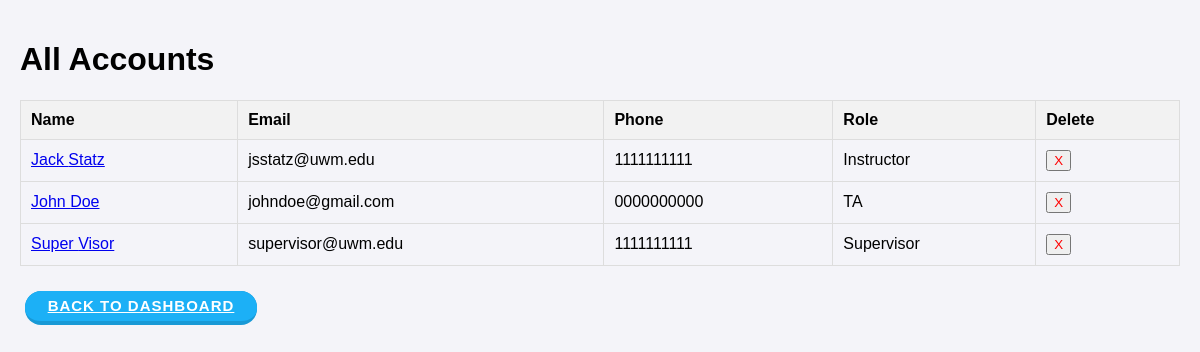
Screenshot of /accounts/ with the database file from the repository.
### ScheduleAppData/models.py (models this page shows)
class User(models.Model):
    class Role(models.TextChoices):
        Supervisor = "Supervisor"
        Instructor = "Instructor"
        TA = "TA"
    Id = models.AutoField(primary_key=True)
    FirstName = models.CharField(max_length=120)
    LastName = models.CharField(max_length=120)
    Email = models.CharField(max_length=120)
    Password = models.CharField(max_length=120)
    Phone = models.CharField(max_length=120)
    Role = models.CharField(choices=Role.choices, max_length=20)

### ScheduleAppData/views.py (the view, shortened to what this page needs)
# urls.py: path('accounts/', Accounts.as_view()),
class Accounts(View):
    def get(self, request):
        AllAccounts = User.objects.all().values("FirstName", "LastName", "Email", "Phone", "Role", "Id")
        return render(request, "Accounts.html", {'accounts': AllAccounts})

### templates/Accounts.html (shortened to what this page needs)
{% load static %}
<!DOCTYPE html>
<html lang="en">
<head>
    <link rel="stylesheet" href="{% static 'css/styles.css' %}">
</head>
<body>
    <div class="container">
        <h1>All Accounts</h1>
        <table border="1" width="100%">
            <thead>
                <tr>
                    <th>Name</th>
                    <th>Email</th>
                    <th>Phone</th>
                    <th>Role</th>
                    <th>Delete</th>
                </tr>
            </thead>
            <tbody>
                {% for account in accounts %}
                <tr>
                    <td>
                        <a href="{% url 'account_page' account.Id %}">{{ account.FirstName }} {{ account.LastName }}</a>
                    </td>
                    <td>{{ account.Email }}</td>
                    <td>{{ account.Phone }}</td>
                    <td>{{ account.Role }}</td>
                    <td>
                        <form method="POST" action="/accounts/">
                            <button type="submit" style="color: red;">X</button>
                        </form>
                    </td>
                </tr>
                {% endfor %}
            </tbody>
        </table>
        <a href="/adminDashboard/" class="button">Back to Dashboard</a>
    </div>
</body>
</html>

### static/css/styles.css (style rules this page uses)
body { font-family: Arial, sans-serif; margin: 0; padding: 0; background-color: #f4f4f9; }
.container { max-width: 1200px; margin: 0 auto; padding: 20px; }
.button { appearance: button; background-color: #1899D6; border: solid transparent; border-radius: 16px; border-width: 0 0 4px; box-sizing: border-box; color: #FFFFFF; cursor: pointer; display: inline-block; font-family: din-round,sans-serif; font-size: 15px; font-weight: 700; letter-spacing: 1px; line-height: 10px; margin: 5px; outline: none; overflow: visible; padding: 10px; text-align: center; text-transform: uppercase; touch-action: manipulation; transform: translateZ(0); transition: filter .2s; user-select: none; -webkit-user-select: none; vertical-align: middle; white-space: nowrap; width: 20%; }
.button:after { background-clip: padding-box; background-color: #1CB0F6; border: solid transparent; border-radius: 16px; border-width: 0 0 4px; bottom: -4px; content: ""; left: 0; position: absolute; right: 0; top: 0; z-index: -1; }
.button, .button:focus { user-select: auto; }
table { width: 100%; border-collapse: collapse; margin: 20px 0; }
table th, table td { padding: 10px; text-align: left; border: 1px solid #ddd; }
table th { background-color: #f2f2f2; }

### rows the page displays
User: FirstName "Jack", LastName "Statz", Email "jsstatz@uwm.edu", Phone "1111111111", Role "Instructor"
User: FirstName "John", LastName "Doe", Email "johndoe@gmail.com", Phone "0000000000", Role "TA"
User: FirstName "Super", LastName "Visor", Email "supervisor@uwm.edu", Phone "1111111111", Role "Supervisor"
